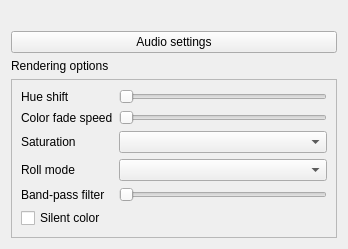
<?xml version="1.0" encoding="UTF-8"?>
<ui version="4.0">
 <class>AudioSync</class>
 <widget class="QWidget" name="AudioSync">
  <property name="geometry">
   <rect>
    <x>0</x>
    <y>0</y>
    <width>348</width>
    <height>240</height>
   </rect>
  </property>
  <layout class="QGridLayout" name="gridLayout" columnstretch="1,0">
   <item row="0" column="0" colspan="2">
    <widget class="QLabel" name="preview">
     <property name="text">
      <string/>
     </property>
    </widget>
   </item>
   <item row="3" column="0" colspan="2">
    <widget class="QFrame" name="rendering_options_frame">
     <property name="frameShape">
      <enum>QFrame::StyledPanel</enum>
     </property>
     <property name="frameShadow">
      <enum>QFrame::Raised</enum>
     </property>
     <layout class="QGridLayout" name="gridLayout_3">
      <item row="3" column="1">
       <widget class="QComboBox" name="roll_mode"/>
      </item>
      <item row="1" column="0">
       <widget class="QLabel" name="color_fade_speed_label">
        <property name="text">
         <string>Color fade speed</string>
        </property>
       </widget>
      </item>
      <item row="4" column="0">
       <widget class="QLabel" name="bypass_label">
        <property name="text">
         <string>Band-pass filter</string>
        </property>
       </widget>
      </item>
      <item row="2" column="0">
       <widget class="QLabel" name="saturation_label">
        <property name="text">
         <string>Saturation</string>
        </property>
       </widget>
      </item>
      <item row="1" column="1">
       <widget class="QTooltipedSlider" name="color_fade_speed">
        <property name="minimum">
         <number>1</number>
        </property>
        <property name="maximum">
         <number>99</number>
        </property>
        <property name="orientation">
         <enum>Qt::Horizontal</enum>
        </property>
       </widget>
      </item>
      <item row="0" column="1">
       <widget class="QTooltipedSlider" name="hue_shift">
        <property name="maximum">
         <number>360</number>
        </property>
        <property name="orientation">
         <enum>Qt::Horizontal</enum>
        </property>
       </widget>
      </item>
      <item row="0" column="0">
       <widget class="QLabel" name="hue_shift_label">
        <property name="text">
         <string>Hue shift</string>
        </property>
       </widget>
      </item>
      <item row="4" column="1">
       <widget class="ctkRangeSlider" name="bypass">
        <property name="orientation">
         <enum>Qt::Horizontal</enum>
        </property>
       </widget>
      </item>
      <item row="3" column="0">
       <widget class="QLabel" name="roll_mode_label">
        <property name="text">
         <string>Roll mode</string>
        </property>
       </widget>
      </item>
      <item row="2" column="1">
       <widget class="QComboBox" name="saturation"/>
      </item>
      <item row="5" column="0">
       <widget class="QCheckBox" name="silent_color">
        <property name="text">
         <string>Silent color</string>
        </property>
       </widget>
      </item>
      <item row="5" column="1">
       <widget class="EffectsColorPicker" name="silent_color_value" native="true"/>
      </item>
     </layout>
    </widget>
   </item>
   <item row="2" column="0" colspan="2">
    <widget class="QLabel" name="rendering_options_label">
     <property name="text">
      <string>Rendering options</string>
     </property>
    </widget>
   </item>
   <item row="1" column="0" colspan="2">
    <widget class="QPushButton" name="audio_settings">
     <property name="text">
      <string>Audio settings</string>
     </property>
    </widget>
   </item>
  </layout>
 </widget>
 <customwidgets>
  <customwidget>
   <class>QTooltipedSlider</class>
   <extends>QSlider</extends>
   <header location="global">QTooltipedSlider.h</header>
  </customwidget>
  <customwidget>
   <class>ctkRangeSlider</class>
   <extends>QSlider</extends>
   <header>Dependencies/ctkrangeslider/ctkrangeslider.h</header>
  </customwidget>
  <customwidget>
  <class>EffectsColorPicker</class>
   <extends>QWidget</extends>
   <header location="global">EffectsColorPicker.h</header>
   <container>1</container>
  </customwidget>
 </customwidgets>
 <tabstops>
  <tabstop>audio_settings</tabstop>
  <tabstop>hue_shift</tabstop>
  <tabstop>color_fade_speed</tabstop>
  <tabstop>saturation</tabstop>
  <tabstop>roll_mode</tabstop>
  <tabstop>bypass</tabstop>
 </tabstops>
 <resources/>
 <connections/>
</ui>
